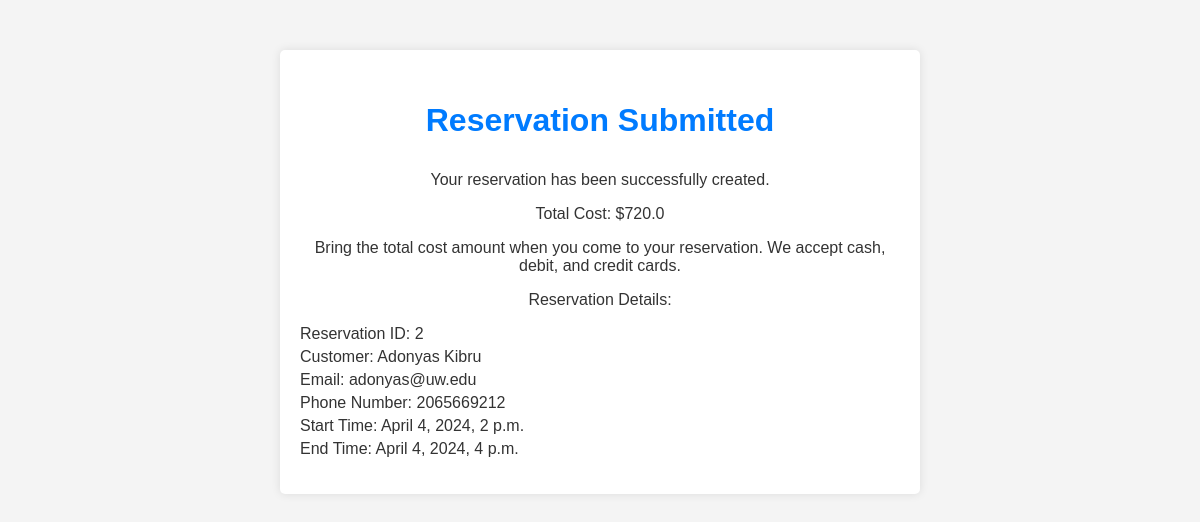
The page /submitted/2/ on the database its author committed.
### reservation/models.py (models this page shows, shortened)
class Reservation(models.Model):
    customer = models.ForeignKey(Customer, on_delete=models.CASCADE)
    timeslot = models.ForeignKey(TimeSlot, on_delete=models.CASCADE)
    is_exclusive = models.BooleanField(default=False)
    service = models.ManyToManyField(Service)
    def cost(self):
        total_cost = 0
        for service in self.service.all():
            for service_type in service.service_type.all():
                if service_type.room_option:
                    total_cost += service_type.room_option.attendees * 20
                if service_type.pool_option:
                    total_cost += service_type.pool_option.attendees * 20
        if self.is_exclusive:
            total_cost *= 1.5  # Apply the 1.5 multiplier for exclusive reservations
        return total_cost
    class Meta:
        unique_together = ('customer', 'timeslot')

class Customer(models.Model):
    first_name = models.CharField(max_length=40)
    last_name = models.CharField(max_length=40)
    email = models.EmailField(max_length=40)
    phone_number = models.CharField(max_length=10, null=True, blank=True)

class TimeSlot(models.Model):
    start_time = models.DateTimeField()
    end_time = models.DateTimeField()

### reservation/views.py (the view)
# urls.py: path('submitted/<int:reservation_id>/', views.submitted, name='submitted'),
def submitted(request, reservation_id):
    reservation = get_object_or_404(Reservation, id=reservation_id)
    total_cost = reservation.cost()  # Ensure this method exists and returns the cost
    context = {
        'total_cost': total_cost,
        'reservation': reservation,
        'reservation_id': reservation_id,
        'message': "Bring the total cost amount when you come to your reservation. We accept cash, debit, and credit cards."
    }
    return render(request, "submitted.html", context)

### reservation/templates/submitted.html (shortened to what this page needs)
{% load static %}
<!DOCTYPE html>
<html lang="en">
<head>
    <link rel="stylesheet" href="{% static 'submitted.css' %}">
</head>
<body>
    <div class="container">
        <h1>Reservation Submitted</h1>
        <p>Your reservation has been successfully created.</p>
        <p>Total Cost: ${{ total_cost }}</p>
        <p class="message">{{ message }}</p>
        <p>Reservation Details:</p>
        <ul>
            <li>Reservation ID: {{reservation.id}}</li>
            <li>Customer: {{ reservation.customer.first_name }} {{ reservation.customer.last_name }}</li>
            <li>Email: {{ reservation.customer.email }}</li>
            <li>Phone Number: {{ reservation.customer.phone_number }}</li>
            <li>Start Time: {{ reservation.timeslot.start_time }}</li>
            <li>End Time: {{ reservation.timeslot.end_time }}</li>
        </ul>
    </div>
</body>
</html>

### reservation/static/submitted.css (style rules this page uses)
body { width: 100%; height: 100vh; margin: 0; background-image: url(https://blogs.rochester.edu/thegreendandelion/wp-content/uploads/2022/05/pool-scaled.jpg); color: black; font-family: Tahoma; font-size: 16px; }
h1, p { margin: 1em auto; text-align: center; }

### reservation/templates/submitted.html (style rules this page uses)
body { font-family: Arial, sans-serif; background-color: #f4f4f4; color: #333; margin: 0; padding: 0; }
.container { max-width: 600px; margin: 50px auto; padding: 20px; background-color: #fff; border-radius: 5px; box-shadow: 0 0 10px rgba(0, 0, 0, 0.1); }
h1 { color: #007bff; text-align: center; }
p { margin-bottom: 10px; }
ul { list-style: none; padding: 0; }
li { margin-bottom: 5px; }

### rows shown on the page
Reservation: id "2", customer.first_name "Adonyas", customer.last_name "Kibru", customer.email "adonyas@uw.edu", customer.phone_number "2065669212", timeslot.start_time "April 4, 2024, 2 p.m.", timeslot.end_time "April 4, 2024, 4 p.m."

### other values the page prints
{{ total_cost }} "720.0"
{{ message }} "Bring the total cost amount when you come to your reservation. We accept cash, debit, and credit cards."
